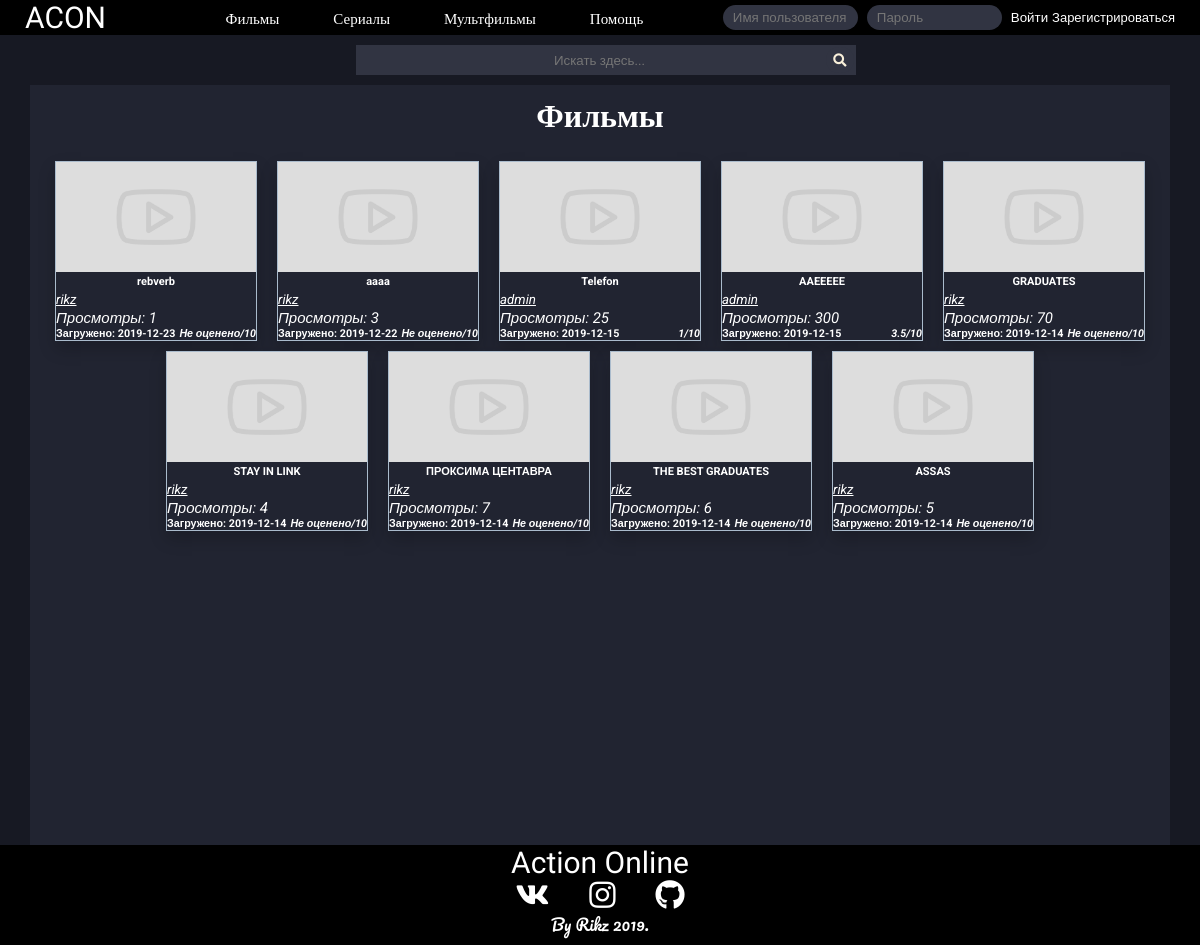
The app's page /films, older data.
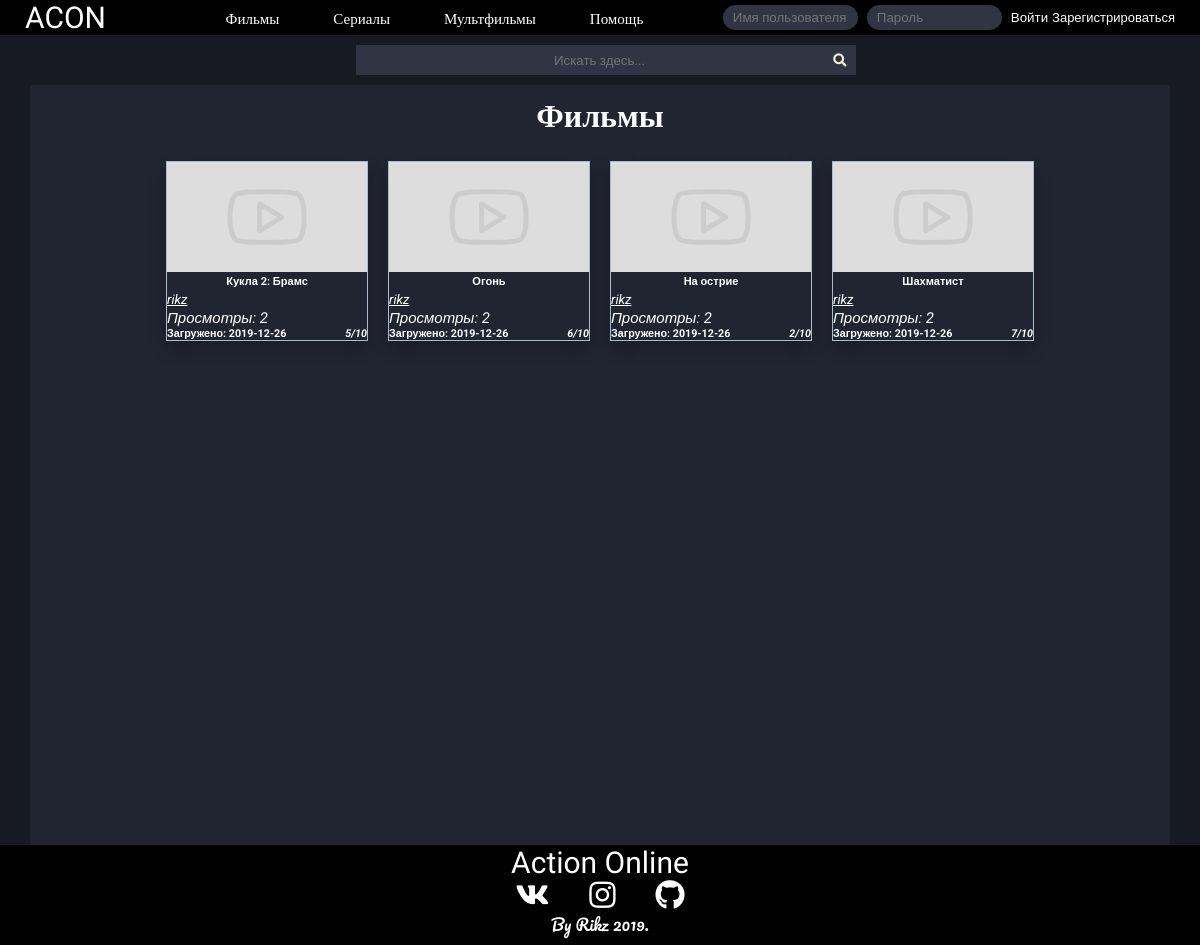
The same page, newer data.
### tables this page shows
CREATE TABLE `files` (
  `id` int(11) UNSIGNED NOT NULL,
  `title` varchar(250) NOT NULL,
  `description` text DEFAULT NULL,
  `preview` varchar(500) DEFAULT NULL,
  `location` varchar(500) NOT NULL,
  `author` varchar(200) DEFAULT NULL,
  `main_genre` int(11) UNSIGNED NOT NULL DEFAULT 1,
  `creator` int(11) UNSIGNED NOT NULL,
  `upload_date` date NOT NULL,
  `views` int(15) UNSIGNED DEFAULT NULL,
  `middle_rating` float UNSIGNED NOT NULL DEFAULT 0,
  `showing` int(10) UNSIGNED NOT NULL,
  `moderating` int(11) UNSIGNED NOT NULL
);

### lib/mainFunctions.php (the view, shortened to what this page needs)
<?php
  function NameByid($id = 0) {
    if (!$id) {
      return ;
    }
    else {
      require "lib/db.php";
      $query = "SELECT username FROM `users` WHERE id = ? LIMIT 1";
      $stmt = mysqli_prepare($dbc,$query);
      mysqli_stmt_bind_param($stmt, 'i', $id);
      mysqli_stmt_execute($stmt);
      mysqli_stmt_bind_result($stmt,$user);
      return $user;
    }
  }
  function accountButton($id,$text = '') {
    return "<button type='submit' id='idNameButton' name='user_link' value=".$id.">".$text."<i class='line_under'>".NameByid($id)."</i></button>";
  }
  function draw_video($query = 0, $showmoderating = 0, $limit = -1, $info = 0) {
	if ($query || $info) {
		if ($info == 0) {
			require "lib/db.php";
			$data = mysqli_query($dbc,$query);
			$info = mysqli_fetch_assoc($data);
			echo "<div class='videos'>";
			$selfdb = 1;
		}
		$counter = 0;
		while ($info) {
			if ((!$info['moderating']) || ($info['moderating'] && $showmoderating == 1)) {
				if (!$info['preview'] || !file_exists($info['preview'])) {
					$info['preview'] = "images\\vid_paceholder.jpg";
				}
				if (!$info['middle_rating']) {
					$info['middle_rating'] = "Не оценено";
				}
		        if ($info['showing'] == 0 && $info['showing'] != NULL) {
		          echo "
		            <div class='video' style='border: 3px #615f57 solid;'>";
		        }
		        else{
		          echo "
		            <div class='video'>";
		        }
				echo "
		        	<form method='GET' action='watch'>
		            <button class='videoButton' name='vid' value=".$info['id']."><img class='videoPreview' src=".$info['preview'].">
		            <h5>".$info['title']."</h5>
		            </button></form>
		            <form method='GET' action='account'>
		            <p>".accountButton($info['creator'])."</p>
		            </form>
		            <i id='homeViews'>Просмотры: ".$info['views']."</i>
		            <h6 id='homeAddInfo'>Загружено: ".$info['upload_date']."<i>".$info['middle_rating']."/10</i></h6>
		        </div>";
		        $counter++;
		    }
		    elseif ($counter == 0 && $showmoderating == 1) {
		    	echo "<p id='about'>Извините,сейчас тут ничего нет.</p>";
		    }
		    if ($selfdb) {
		    	$info = mysqli_fetch_assoc($data);
		    }
		    else{
		    	$info = 0;
		    }
		}
		if ($selfdb) {
			echo "</div>";
		}
	}
}
?>

### blocks/header.php (shortened to what this page needs)
<?php
  require "lib/db.php";
  require "lib/mainFunctions.php";
?>
<!DOCTYPE html>
<html lang="en">
<head>
    <link rel="stylesheet" href="../style/style.css">
    <link href="../style/fontawesome/css/all.css" rel="stylesheet">
</head>
<body>
  <header>
      <div id=headWrapper>
             <a href="home" id=LOGO>ACON</a>
         <div class="links">
              <a href="films" class="topLinks">Фильмы</a>
              <a href="serials" class="topLinks">Сериалы</a>
              <a href="mults" class="topLinks">Мультфильмы</a>
              <a href="help" class="topLinks">Помощь</a>
         </div>
             <?php if (!$_SESSION['user_id']) {
                  ?>
                    <form method="POST" id="loginForm">
                      <input type="text" name="username" placeholder="Имя пользователя" class="loginInputs" maxlength="30">
                      <input type="password" name="password" placeholder="Пароль" class="loginInputs" maxlength="60">
                      <input type="submit" name="submit" value="Войти" class="loginButton">
                      <a href="register" name="register" class="loginButton" id="registerButton">Зарегистрироваться</a>
                    </form>
                  <?php
                }
              ?>
      </div>
  </header>
      <div id=wrapper>
          <form action="search" method="GET" id=search>
            <input name="search" placeholder="Искать здесь..." type="search" id="searchinput">
            <button type="submit" id="searchbutton" ><i class="fas fa-search" id="searchsymbol"></i></button>
          </form>
        <content>
            <div class="container">

### index.php (shortened to what this page needs)
<?php
$url = $_GET['url'];
require 'blocks/header.php';
switch ($url) {
	case 'films':
		require 'blocks/film.php';
		break;
}
require 'blocks/footer.php';
?>

### blocks/film.php (shortened to what this page needs)
<p id="flex_center"><?php accountButton(1); ?></p>
<h1 id='about'>Фильмы</h1>
	<div class="videos">
		<?php
		$query = "SELECT * FROM `files` WHERE showing = 1 AND main_genre = 1 ORDER BY `files`.`upload_date` DESC ";
		draw_video($query);
		?>
	</div>

### blocks/footer.php
                <div id='placeholder'></div>
            </div>
        </content>
    </div>
<footer>
        <a href="home" id=LOGO>Action Online</a>
        <div class="social">
        <a href="https://vk.com/id216991133"><i class="fab fa-vk" id="vk"></i></a>
        <a href="https://www.instagram.com/rikziam/"><i class="fab fa-instagram" id="vk"></i></a>
        <a href="https://github.com/Amrikz"><i class="fab fa-github" id="vk"></i></a>
        </div>
        <p id=about>By Rikz 2019.</p>
    </footer>
</body>
</html>

### style/style.css (style rules this page uses)
* { margin: 0; padding: 0; font-family: 'Roboto', sans-serif; }
html, body { height:100%; }
body { background-color: #171923; color: white; }
#wrapper { margin: 0 auto; max-width: 1200px; padding: 0 30px; }
header { background-color: black; width: 100%; min-height: 35px; }
#headWrapper { display: flex; justify-content:space-between; align-items: center; max-width: 1280px; margin: 0 auto; padding: 0 25px; background-color: black; }
#LOGO { color: white; text-decoration: none; font-size: 30px; font-family: 'Raleway', sans-serif; }
.links { margin-right: 10px; }
.topLinks { color: white; text-decoration: none; font-size: 15px; font-family: 'Pacifico', cursive; margin-left: 50px; }
.loginInputs { height: 25px; width: 125px; max-width: 200px; background-color: #313442; border: none; margin-right: 5px; color: white; border-radius: 20px; padding-left: 10px; }
.loginButton { cursor: pointer; background-color: black; border: none; color: white; height: 26px; text-decoration: none; }
#registerButton { font-size: 13px; }
#searchinput { text-align: center; color: white; height: 30px; width: 500px; background-color: #313442; border: none; }
#searchbutton { border: none; height: 26px; width: 28px; position: relative; top: 2px; right: 30px; cursor: pointer; background-color: #313442; border-radius: 20px; }
#searchbutton:before { font-size: 16px; color: #F9F0DA; }
#searchsymbol { color: #F9F0DA; }
form#search { display: flex; justify-content: center; margin-top: 10px; margin-left: 40px; }
content .container { background-color: #212431; min-height: 95vh; color: white; position: relative; top: 10px; }
.videos { display: flex; flex-wrap: wrap; justify-content: center; margin-top: 10px; }
.video { margin: 0 10px 10px 10px; margin-bottom: 10px; max-width: 200px; box-shadow: 0px 8px 16px 0px rgba(0,0,0,0.2); border: 1px #abc solid; }
#homeViews { font-size: 15px; }
#homeAddInfo { display: flex; flex-wrap: wrap; justify-content: space-between; align-items: flex-end; }
.videoPreview { width: 200px; height: 110px; }
.videoButton { cursor: pointer; border: none; color: white; background-color: #212431; }
footer { background-color: black; width: 100%; min-height: 100px; margin-top: 10px; }
footer #LOGO { display: flex; justify-content: center; }
#placeholder { width: 100%; height: 20px; }
.social { display: flex; justify-content: center; }
#vk { color: white; font-size: 30px; margin: 0 20px; }
.line_under { text-decoration: underline; }
#about { margin-bottom: 0; display: flex; justify-content: center; color: white; text-decoration: none; font-family: 'Pacifico', cursive; }
#idNameButton { cursor: pointer; border: none; color: white; background-color: #212431; }

Row changes from the older to the newer data that the page shows:
removed files: $info['id'] 65 (drawn), moderating 0 (drawn), title "rebverb", id "rikz", views "1", upload_date "2019-12-23", middle_rating "Не оценено"
removed files: $info['id'] 55 (drawn), moderating 0 (drawn), title "aaaa", $id 1 (drawn), id "rikz", views "3", upload_date "2019-12-22", middle_rating "Не оценено"
removed files: $info['id'] 22 (drawn), moderating 0 (drawn), title "Telefon", $id 11 (drawn), id "admin", views "25", upload_date "2019-12-15", middle_rating "1"
removed files: $info['id'] 25 (drawn), moderating 0 (drawn), title "AAEEEEE", $id 11 (drawn), id "admin", views "300", upload_date "2019-12-15", middle_rating "3.5"
removed files: $info['id'] 13 (drawn), moderating 0 (drawn), title "GRADUATES", $id 1 (drawn), id "rikz", views "70", upload_date "2019-12-14", middle_rating "Не оценено"
removed files: $info['id'] 14 (drawn), moderating 0 (drawn), title "STAY IN LINK", $id 1 (drawn), id "rikz", views "4", upload_date "2019-12-14", middle_rating "Не оценено"
removed files: $info['id'] 15 (drawn), moderating 0 (drawn), title "ПРОКСИМА ЦЕНТАВРА", $id 1 (drawn), id "rikz", views "7", upload_date "2019-12-14", middle_rating "Не оценено"
removed files: $info['id'] 16 (drawn), moderating 0 (drawn), title "THE BEST GRADUATES", $id 1 (drawn), id "rikz", views "6", upload_date "2019-12-14", middle_rating "Не оценено"
removed files: $info['id'] 17 (drawn), moderating 0 (drawn), title "ASSAS", $id 1 (drawn), id "rikz", views "5", upload_date "2019-12-14", middle_rating "Не оценено"
added files: $info['id'] 69 (drawn), moderating 0 (drawn), title "Кукла 2: Брамс", $id 1 (drawn), id "rikz", views "2", upload_date "2019-12-26", middle_rating "5"
added files: $info['id'] 70 (drawn), moderating 0 (drawn), title "Огонь", $id 1 (drawn), id "rikz", views "2", upload_date "2019-12-26", middle_rating "6"
added files: $info['id'] 72 (drawn), moderating 0 (drawn), title "На острие", $id 1 (drawn), id "rikz", views "2", upload_date "2019-12-26", middle_rating "2"
added files: $info['id'] 73 (drawn), moderating 0 (drawn), title "Шахматист", $id 1 (drawn), id "rikz", views "2", upload_date "2019-12-26", middle_rating "7"
